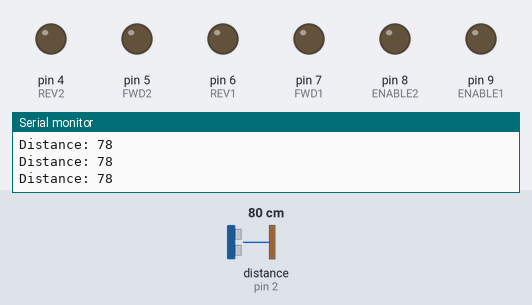
A sketch run on a simulated Arduino Uno, built with avr-gcc and run on an emulated ATmega328P. Shown: output pins drawn as LEDs (lit = HIGH), the last lines printed to the serial monitor. Wiring (inferred from the names in the program): ultrasonic range finder: trigger pin 3; echo pin 2. Inputs (shaded band) come from the test bench; at power-on: distance to the obstacle (sensor on pin 2) 80 cm. The echo pulse lasts 58.3 µs per cm; pins used as bus, display or sensor lines are not drawn.

Above: at 1.2 s.
1.3 s: distance to the obstacle (sensor on pin 2) set to 12 cm
2.8 s: distance to the obstacle (sensor on pin 2) set to 9 cm
At 2.96 s:
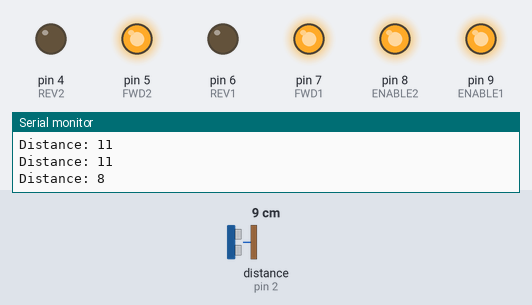
Timing chart, 0 to 5.8 s (numbered marks = the images above; inputs shaded):
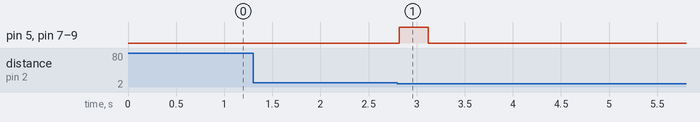

The sketch:

UltrasonicActuator.ino
```cpp
bool state = false;
void setup() {

  // initialize the digital pins as an output.

  setupActuator();
  setupUltrasonic();

}

void loop() {
 if (readUltrasonic() < 10) { // if distance is less than 10
   if (!state) {
   Forward(); //retracts (allows golf ball to go through)
 }
   delay(300); // wait 300 ms
   state = true;
   while (state) {
   Stop(); // extends
   if(readUltrasonic() > 10) {
     state = false;
   }
   }
 }

}
```

Actuator.ino
```cpp
int ENABLE1 = 9;
int FWD1 = 7;
int REV1 = 6;

int ENABLE2 = 8;
int FWD2 = 5;
int REV2 = 4;

int Speed = 255;

void setupActuator() {

  pinMode(ENABLE1, OUTPUT);
  pinMode(ENABLE2, OUTPUT);

  pinMode(FWD1, OUTPUT);
  pinMode(REV1, OUTPUT);

  pinMode(FWD2, OUTPUT);
  pinMode(REV2, OUTPUT);

}

void Forward() { //actuator will extend (blocking mechanism)

  digitalWrite(ENABLE1, HIGH);
  analogWrite(REV1, 0);
  analogWrite(FWD1, Speed);

  digitalWrite(ENABLE2, HIGH);
  analogWrite(REV2, 0);
  analogWrite(FWD2, Speed);

}

void Stop() { // actuator will retract (releasing mechanism)

  digitalWrite(ENABLE1, LOW);
  analogWrite(FWD1, 0);
  analogWrite(REV1, 0);

  digitalWrite(ENABLE2, LOW);
  analogWrite(FWD2, 0);
  analogWrite(REV2, 0);

}
```

Ultrasonic.ino
```cpp
const int trigPin = 3; //emitter
const int echoPin = 2; //receiver

long duration;
int distance;

void setupUltrasonic() {
pinMode(trigPin, OUTPUT);
pinMode(echoPin, INPUT);
Serial.begin(9600);
}

int readUltrasonic()
{
  digitalWrite(trigPin, LOW); // no emission of signal
  delayMicroseconds(2); // 2 microsecond delay
  digitalWrite(trigPin, HIGH); // emission of signal
  delayMicroseconds(10); //10 microsecond wait
  digitalWrite(trigPin, LOW); //stop sending emission
  duration = pulseIn(echoPin, HIGH); // receive time taken of reflected signal going back to sensor
  distance= duration*0.034/2; // formula received from a forum in calculating distance
  Serial.print("Distance: ");
  Serial.println(distance); //prints distance in serial monitor
  return distance; //this distance will be used in the conditional logic for golf ball dispensing.
}
```

Measured:
- the behaviour switches between 11 and 10 cm on distance to the obstacle (sensor on pin 2) (found by bisection; images 0 and 1)
- after the input at 2.8 s, pin 5 (FWD2), pin 7 (FWD1), pin 8 (ENABLE2), pin 9 (ENABLE1): LOW → HIGH at once, → LOW 0.30 s later
